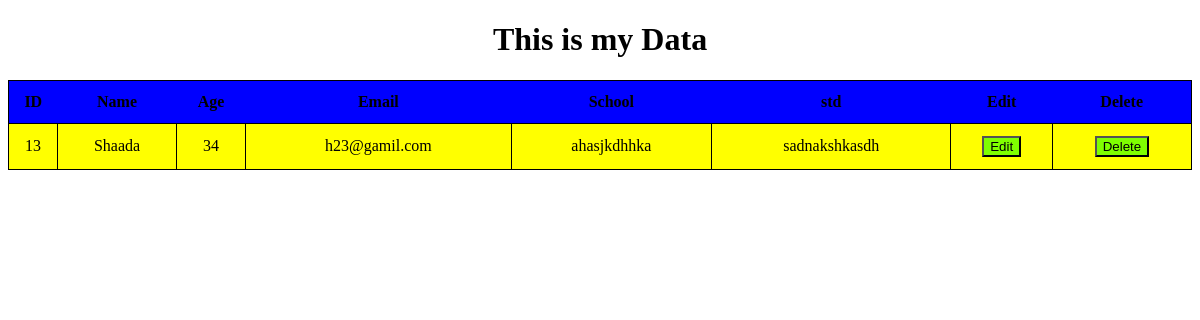
Page /show/ on the committed database.
### school/models.py (models this page shows, shortened)
class student(models.Model):
    name = models.CharField(max_length=255)
    age = models.PositiveIntegerField()
    email = models.EmailField(unique=True, blank=True ,null=True)
    school = models.CharField(max_length=222,null=True)
    std = models.CharField(max_length=222)
    area = models.CharField(max_length=223,null=True)

### school/views.py (the view)
# urls.py: path('show/', views.show,name='show'),
def show(request):
     data=student.objects.all
     return render(request,'show.html',{'data':data})

### templates/show.html (shortened to what this page needs)
<!DOCTYPE html>
<html lang="en">
<head>
</head>
<body>
    <h1>This is my Data</h1>
    <table>
        <tr>
          <th>ID</th>
          <th>Name</th>
          <th>Age</th>
          <th>Email</th>
          <th>School</th>
          <th>std</th>
          <th>Edit</th>
          <th>Delete</th>
        </tr>
        {% for i in data %}
        <tr>
          <td>{{i.id}} </td>
          <td>{{i.name}} </td>
          <td>{{i.age}}</td>
          <td>{{i.email}}</td>
          <td>{{i.school}}</td>
          <td>{{i.std}}</td>
          <td><a href="{% url 'update' i.id %}"><button>Edit</button></a></td>
          <td><a href="{% url 'delete' i.id %}"><button>Delete</button></a></td>
        </tr>
        {% endfor %}
      </table>
</body>
</html>

### templates/show.html (style rules this page uses)
h1 { text-align:center ; }
table { width: 100%; border-collapse: collapse; }
table,tr,td { border: 1px solid; }
td { text-align: center; padding-top: 12px; padding-bottom: 12px; background-color:yellow; }
th { text-align: center; padding-top: 12px; padding-bottom: 12px; background-color: blue; }
a button { background-color: chartreuse; }

### rows in the picture
student: id "13", name "Shaada", age "34", email "h23@gamil.com", school "ahasjkdhhka", std "sadnakshkasdh"
